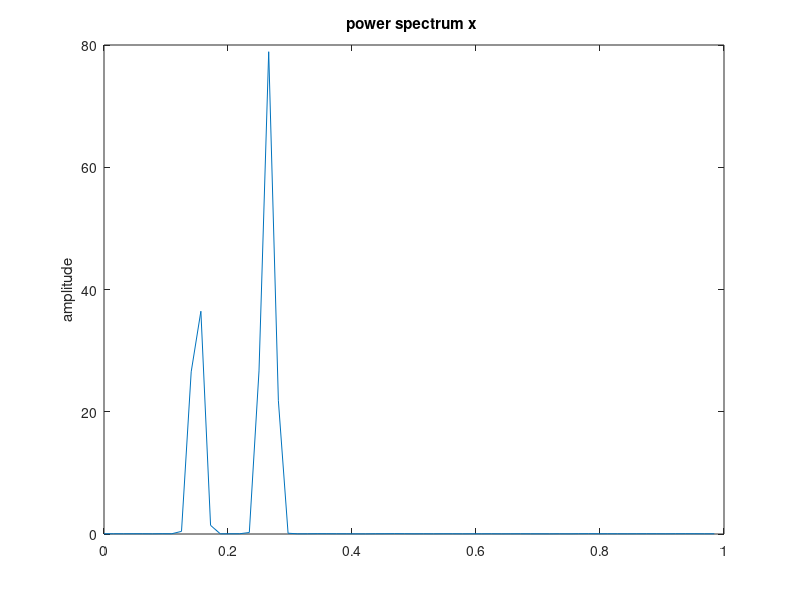

Write MATLAB code to recreate this figure. (Note: this script raises an error after producing the figure.)
close all; clear; clc;

given = load('music_data.mat');

% separate out given values
x = given.x;

% reshape data
M=32;
K=64;
X = reshape(x,M,K);

% covariance
R_x = X*X'/K;

% get eigenvalues and sort
[U, lambda] = eig(R_x,'vector');
[lambda i] = sort(lambda,1,'descend');
U = U(:,i');

% number of signals to look for
p = 3;

% select noise
U_n = U(:,p+1:M);

% create scan
sample = 1000;
omega_scan = pi()*[0:1/sample:1];
m = [0:M-1]';

S = exp(j*m*omega_scan);

% compute MUSIC
P = 1./sum((abs(S'*U_n).^2),2);

% plot MUSIC spectrum
pwelch(x);
figure
pmusic(x,4);
figure
plot(omega_scan/pi()*sample,P);
title('MUSIC result');
[pks,loc] = findpeaks(P,'MinPeakHeight',10)